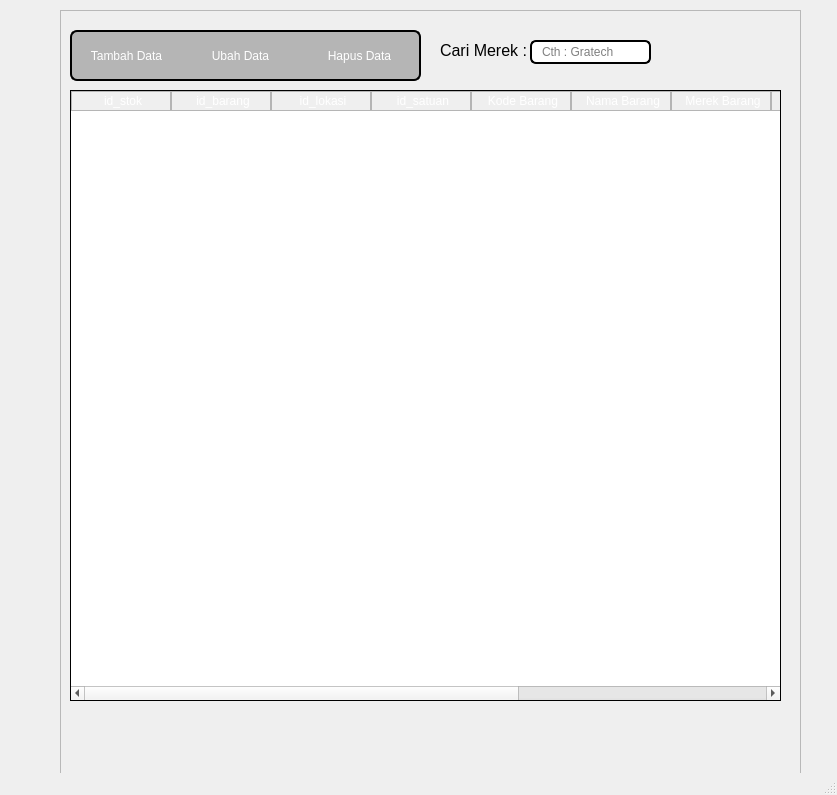
<?xml version="1.0" encoding="UTF-8"?>
<ui version="4.0">
 <class>MainWindow</class>
 <widget class="QMainWindow" name="MainWindow">
  <property name="geometry">
   <rect>
    <x>0</x>
    <y>0</y>
    <width>837</width>
    <height>795</height>
   </rect>
  </property>
  <property name="windowTitle">
   <string>Katalog - PT. Karya Graha Laboratory</string>
  </property>
  <property name="windowIcon">
   <iconset resource="../data/ui/logo.qrc">
    <normaloff>:/newPrefix/logo.png</normaloff>:/newPrefix/logo.png</iconset>
  </property>
  <widget class="QWidget" name="centralwidget">
   <widget class="QFrame" name="frame">
    <property name="geometry">
     <rect>
      <x>60</x>
      <y>10</y>
      <width>741</width>
      <height>781</height>
     </rect>
    </property>
    <property name="styleSheet">
     <string notr="true"/>
    </property>
    <property name="frameShape">
     <enum>QFrame::StyledPanel</enum>
    </property>
    <property name="frameShadow">
     <enum>QFrame::Raised</enum>
    </property>
    <widget class="QTableWidget" name="stokTable">
     <property name="geometry">
      <rect>
       <x>10</x>
       <y>80</y>
       <width>711</width>
       <height>611</height>
      </rect>
     </property>
     <property name="styleSheet">
      <string notr="true">QTableWidget{

border: 1px solid black ;

border-color:black;


}


QHeaderView::section {
    background-color: qlineargradient(x1:0, y1:0, x2:0, y2:1,
                                      stop:0 #616161, stop: 0.5 #000000,
                                      stop: 0.6 #000000, stop:1 #656565);
    color: white;
    padding-left: 4px;
    border: 1px solid #B5B5B5;

}


QTableWidget QTableCornerButton::section {
  background-color: qlineargradient(x1:0, y1:0, x2:0, y2:1,
                                      stop:0 #616161, stop: 0.5 #000000,
                                      stop: 0.6 #000000, stop:1 #656565); }


</string>
     </property>
     <property name="sizeAdjustPolicy">
      <enum>QAbstractScrollArea::AdjustToContents</enum>
     </property>
     <property name="editTriggers">
      <set>QAbstractItemView::NoEditTriggers</set>
     </property>
     <property name="dragDropOverwriteMode">
      <bool>false</bool>
     </property>
     <property name="selectionMode">
      <enum>QAbstractItemView::SingleSelection</enum>
     </property>
     <property name="selectionBehavior">
      <enum>QAbstractItemView::SelectRows</enum>
     </property>
     <property name="verticalScrollMode">
      <enum>QAbstractItemView::ScrollPerItem</enum>
     </property>
     <property name="showGrid">
      <bool>true</bool>
     </property>
     <property name="sortingEnabled">
      <bool>false</bool>
     </property>
     <attribute name="horizontalHeaderVisible">
      <bool>true</bool>
     </attribute>
     <attribute name="horizontalHeaderDefaultSectionSize">
      <number>100</number>
     </attribute>
     <attribute name="horizontalHeaderStretchLastSection">
      <bool>true</bool>
     </attribute>
     <column>
      <property name="text">
       <string>id_stok</string>
      </property>
     </column>
     <column>
      <property name="text">
       <string>id_barang</string>
      </property>
     </column>
     <column>
      <property name="text">
       <string>id_lokasi</string>
      </property>
     </column>
     <column>
      <property name="text">
       <string>id_satuan</string>
      </property>
     </column>
     <column>
      <property name="text">
       <string>Kode Barang</string>
      </property>
     </column>
     <column>
      <property name="text">
       <string>Nama Barang</string>
      </property>
     </column>
     <column>
      <property name="text">
       <string>Merek Barang</string>
      </property>
     </column>
     <column>
      <property name="text">
       <string>Jumlah</string>
      </property>
     </column>
     <column>
      <property name="text">
       <string>Keterangan</string>
      </property>
     </column>
     <column>
      <property name="text">
       <string>Lokasi</string>
      </property>
     </column>
     <column>
      <property name="text">
       <string>Tanggal </string>
      </property>
     </column>
    </widget>
    <widget class="QPushButton" name="addButton">
     <property name="geometry">
      <rect>
       <x>10</x>
       <y>20</y>
       <width>111</width>
       <height>51</height>
      </rect>
     </property>
     <property name="styleSheet">
      <string notr="true">QPushButton {color:white; background-color:#B5B5B5;border:2px solid black;font: 13px &quot;Open Sans&quot;;border-right:0px;
border-top-left-radius: 7px;
border-bottom-left-radius: 7px;
padding: 0 8px;}




QPushButton:hover:!pressed {
 background-color: #3D3D3D;
border-style:inset
}

QPushButton:hover {
 background-color:#171717
}


</string>
     </property>
     <property name="text">
      <string>Tambah Data</string>
     </property>
    </widget>
    <widget class="QPushButton" name="editButton">
     <property name="geometry">
      <rect>
       <x>120</x>
       <y>20</y>
       <width>121</width>
       <height>51</height>
      </rect>
     </property>
     <property name="styleSheet">
      <string notr="true">QPushButton:disabled {
    color: rgba(0,0, 0, 100)
}

QPushButton {color:white; background-color:#B5B5B5;border:2px solid black;font: 13px &quot;Open Sans&quot;;border-right:0px;border-left:0px;
padding: 0 8px;
}

QPushButton:hover:!pressed {
 background-color: #3D3D3D;
border-style:inset
}

QPushButton:hover {
 background-color:#171717
}





QPushButton:hover {
  background-color:rgb(61, 61, 61)
}

</string>
     </property>
     <property name="text">
      <string>Ubah Data</string>
     </property>
    </widget>
    <widget class="QLineEdit" name="searchField">
     <property name="geometry">
      <rect>
       <x>470</x>
       <y>30</y>
       <width>121</width>
       <height>24</height>
      </rect>
     </property>
     <property name="styleSheet">
      <string notr="true">border: 2px solid black;
border-radius: 6px;
padding: 0 8px;
min-height: 20px ;
max-height:20px;
selection-background-color: gray;
color:black
</string>
     </property>
     <property name="text">
      <string/>
     </property>
     <property name="placeholderText">
      <string>Cth : Gratech</string>
     </property>
    </widget>
    <widget class="QLabel" name="label">
     <property name="geometry">
      <rect>
       <x>380</x>
       <y>20</y>
       <width>91</width>
       <height>41</height>
      </rect>
     </property>
     <property name="styleSheet">
      <string notr="true">color:black;</string>
     </property>
     <property name="text">
      <string>&lt;html&gt;&lt;head/&gt;&lt;body&gt;&lt;p&gt;&lt;span style=&quot; font-size:12pt;&quot;&gt;Cari Merek : &lt;/span&gt;&lt;/p&gt;&lt;/body&gt;&lt;/html&gt;</string>
     </property>
    </widget>
    <widget class="QPushButton" name="deleteButton">
     <property name="geometry">
      <rect>
       <x>240</x>
       <y>20</y>
       <width>121</width>
       <height>51</height>
      </rect>
     </property>
     <property name="styleSheet">
      <string notr="true">QPushButton:disabled {
    color: rgba(0,0, 0, 100)
}

QPushButton {color:white; background-color:#B5B5B5;border:2px solid black;font: 13px &quot;Open Sans&quot;;border-left:0px;border-top-right-radius: 7px;
border-bottom-right-radius: 7px;
padding: 0 8px;
}

QPushButton:hover:!pressed {
 background-color: #3D3D3D;
border-style:inset
}

QPushButton:hover {
 background-color:#171717
}
</string>
     </property>
     <property name="text">
      <string>Hapus Data</string>
     </property>
    </widget>
   </widget>
  </widget>
  <widget class="QMenuBar" name="menubar">
   <property name="geometry">
    <rect>
     <x>0</x>
     <y>0</y>
     <width>837</width>
     <height>21</height>
    </rect>
   </property>
  </widget>
  <widget class="QStatusBar" name="statusbar"/>
 </widget>
 <resources>
  <include location="../data/font/opensans.qrc"/>
  <include location="../data/ui/logo.qrc"/>
 </resources>
 <connections/>
</ui>
